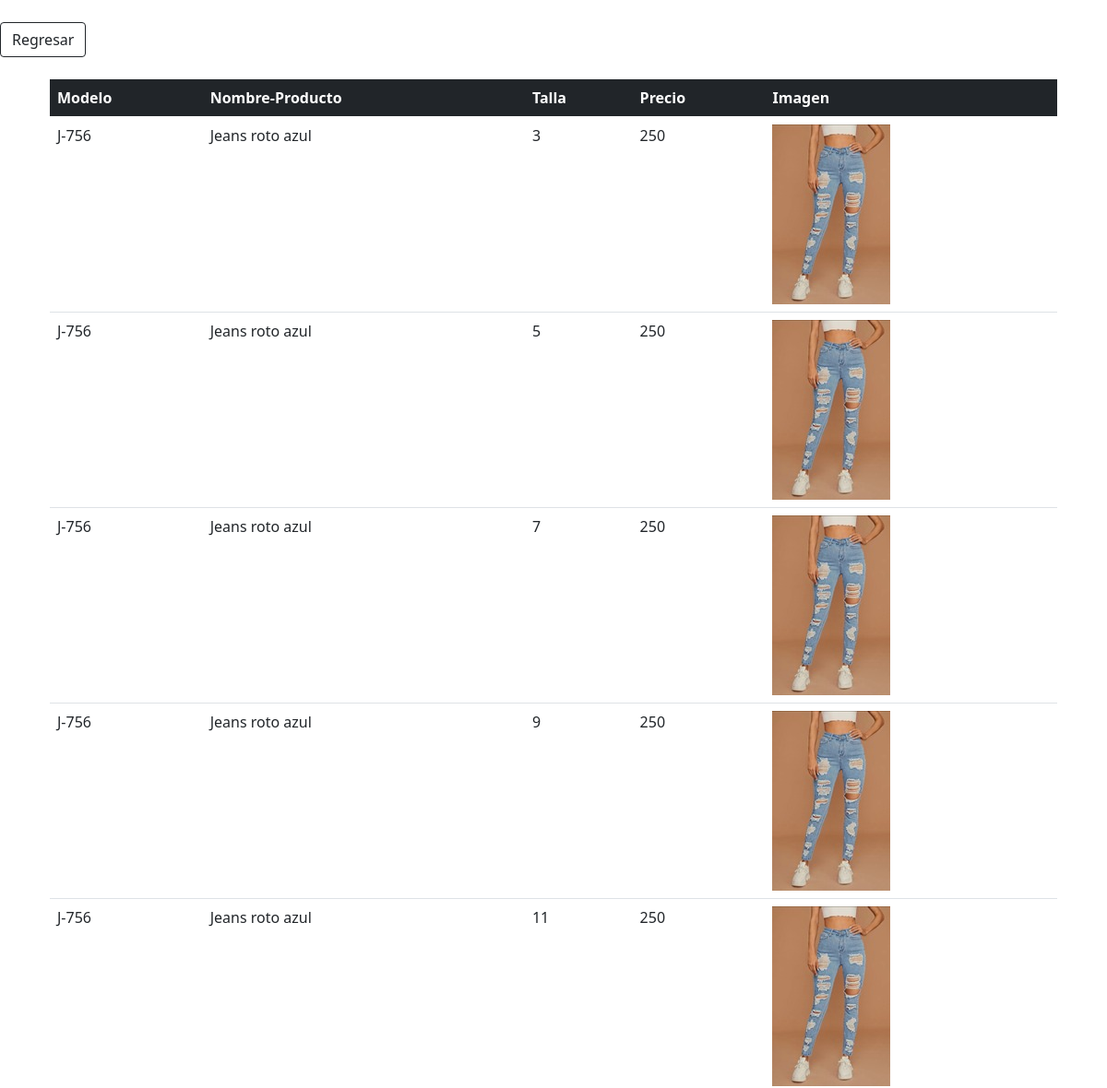
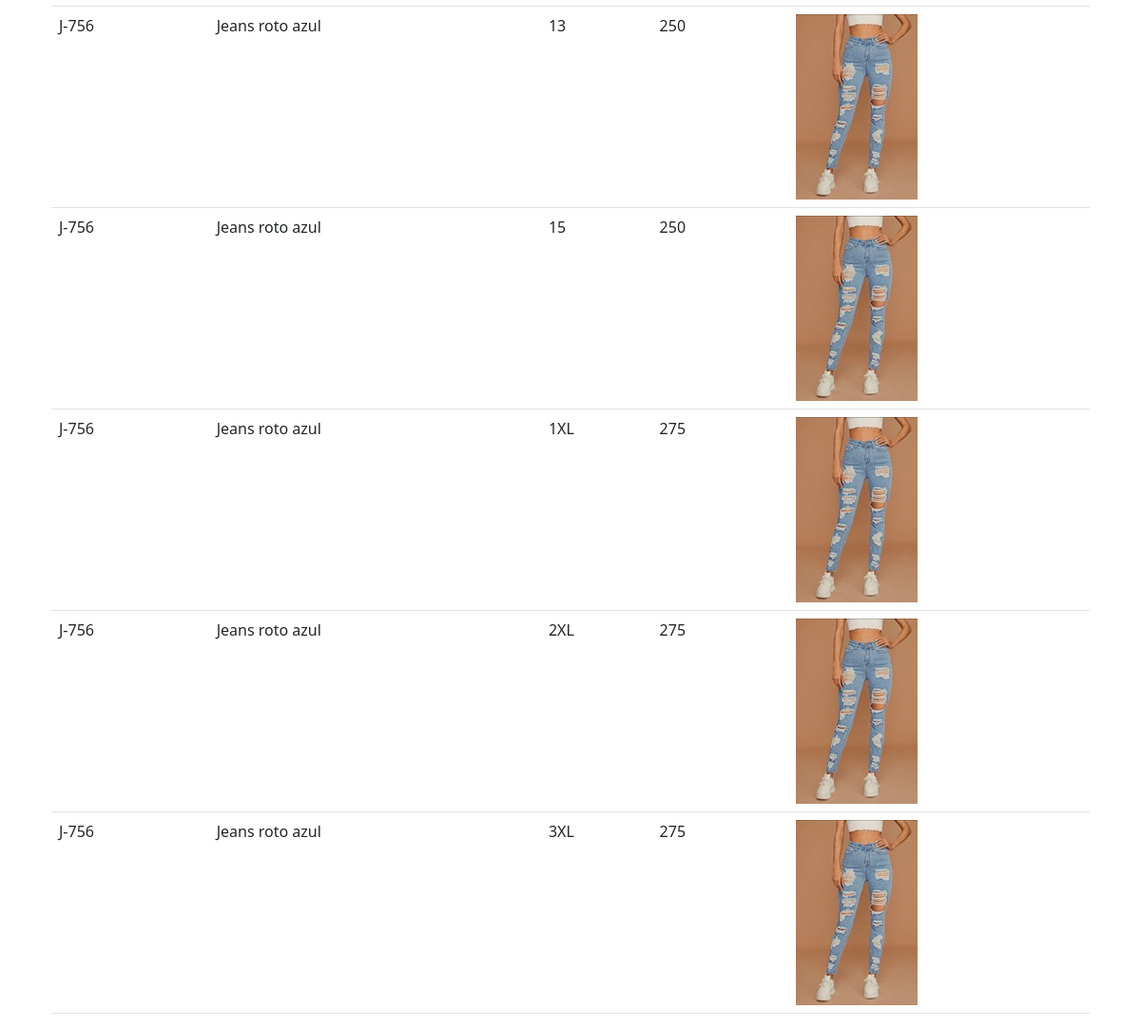
Screenshot of /productosBusqueda.php?buscar=Jeans roto azul with the database file from the repository (2 pictures, top to bottom).
### tables this page shows
CREATE TABLE `productos` (
  `CodigoBarras` int(100) NOT NULL,
  `modelo` varchar(100) NOT NULL,
  `NombreProducto` varchar(100) NOT NULL,
  `talla` varchar(100) NOT NULL,
  `precio` int(11) NOT NULL,
  `cantidad` int(11) NOT NULL,
  `imagen` varchar(100) NOT NULL
);

### productosBusqueda.php (the view, shortened to what this page needs)
<!DOCTYPE html>
<html>
<body>
<link href="https://cdn.jsdelivr.net/npm/bootstrap@5.0.0-beta3/dist/css/bootstrap.min.css" rel="stylesheet">
<?php require_once "conexion.php" ?>
            <?php
            if(isset($_GET)){
    if(strlen($_GET['buscar']) >=1)
    {
$producto= $_GET['buscar'];
?>
<br>
<a href="productos.php">
<button type="button" class="btn btn-outline-dark">Regresar</button>
</a>
<div class="container center verpro">
<br>
<div class="container">
    <center>
<table class="table">
        <thead>
          <tr>
              <th class="bg-dark text-white">Modelo</th>
              <th class="bg-dark text-white">Nombre-Producto</th>
              <th class="bg-dark text-white">Talla</th>
              <th class="bg-dark text-white">Precio</th>
              <th class="bg-dark text-white">Imagen</th>
          </tr>
        </thead>
    <?php
    $consulta= "SELECT modelo, NombreProducto, talla, precio, imagen FROM productos WHERE NombreProducto LIKE '%$producto%'";
    $ejecutarconsulta= mysqli_query($db,$consulta);
    $verfilas= mysqli_num_rows($ejecutarconsulta);
    $fila= mysqli_fetch_array($ejecutarconsulta);
    if(!$ejecutarconsulta)
    {
        echo("ERROR en la consulta");
    }
    else
        {
            if($verfilas<1)
            {
                echo("<tr><td>Sin registros</td></tr>");
            }
            else
            {
                for($x=0; $x<=$fila; $x++)
                {
                    echo'
                        <tr>
                            <td>'.$fila[0].'</td>
                            <td>'.$fila[1].'</td>
                            <td>'.$fila[2].'</td>
                            <td>'.$fila[3].'</td>
                            <td>'.$fila[4].'</td>
                        </tr>';
                        $fila=mysqli_fetch_array($ejecutarconsulta);
                }
            }
        }
    }
}
    ?>
</table>
    </center>
</div>
</div>
</body>
</html>

### rows the page displays
productos: modelo "J-756", NombreProducto "Jeans roto azul", talla "3", precio "250", imagen (picture)
productos: modelo "J-756", NombreProducto "Jeans roto azul", talla "5", precio "250", imagen (picture)
productos: modelo "J-756", NombreProducto "Jeans roto azul", talla "7", precio "250", imagen (picture)
productos: modelo "J-756", NombreProducto "Jeans roto azul", talla "9", precio "250", imagen (picture)
productos: modelo "J-756", NombreProducto "Jeans roto azul", talla "11", precio "250", imagen (picture)
productos: modelo "J-756", NombreProducto "Jeans roto azul", talla "13", precio "250", imagen (picture)
productos: modelo "J-756", NombreProducto "Jeans roto azul", talla "15", precio "250", imagen (picture)
productos: modelo "J-756", NombreProducto "Jeans roto azul", talla "1XL", precio "275", imagen (picture)
productos: modelo "J-756", NombreProducto "Jeans roto azul", talla "2XL", precio "275", imagen (picture)
productos: modelo "J-756", NombreProducto "Jeans roto azul", talla "3XL", precio "275", imagen (picture)
